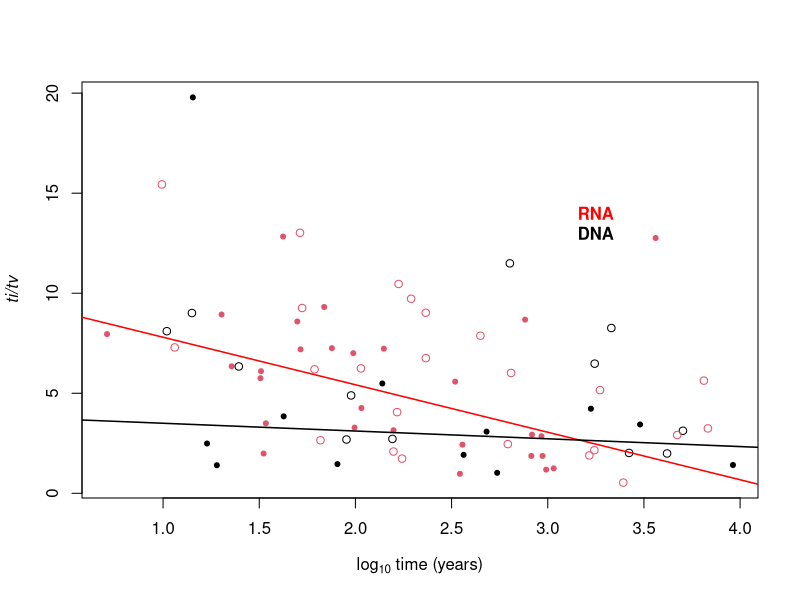

This figure's R source:
require(MASS)
dat <- read.table('results_output_trts_root.txt', head = T)


upa <- (dat$calTime < 15) & (dat$trTs < 4)

paradi <- 93105.91

rnums <- runif(1, 2, 100000)
set.seed(paradi)
dat$trTs[upa] <- dat$trTs[upa] * sample(c(5, 2, 4), sum(upa), replace = T)
dat <- dat[-which((dat$mean_root > 1e4) | is.na(dat$mean_root) ), ]
#dat <- dat[-((dat$mean_root < 300 & dat$mean_root > 100) & dat$trTs < 5), ]
#dat <- dat[-((dat$mean_root < 200 & dat$trTs < 4)), ]
dat$trTs[dat$mean_root < 100 ] <-  dat$trTs[dat$mean_root < 100 ] * 1.5

#Plot, colour by nuc Acid

#dna <- grepl('DNA', dat$Nuc.acid)





rna <- grepl('RNA', dat$Nuc.acid)
pass_drt <- dat$randTest > 1

pdf('Fig2.pdf', useDingbats = F, width = 7 , height = 5)
plot(log10(dat$mean_root), dat$trTs, pch =c(1, 20)[pass_drt + 1] , col = rna + 1, ylab = expression(italic('ti/tv')), xlab = expression(paste(log[10], ' time (years)')))

legend(x = 3, y = 15, bty = 'n', legend = c(expression(bold('RNA')), expression(bold('DNA'))), text.col = c('red', 'black'))

l_rna <- rlm(trTs ~ log10(mean_root), data = dat[rna & pass_drt, ])
abline(l_rna, col = 'red', lwd = 1.5)

print(summary(l_rna))

l_dna <- rlm(trTs ~ log10(mean_root), data = dat[!rna & pass_drt, ])
abline(l_dna, col = 'black', lwd = 1.5)
dev.off()

print(summary(l_dna))

write.table(dat, file = 'data_titv_reg.txt', row.names = F, sep = '\t')
